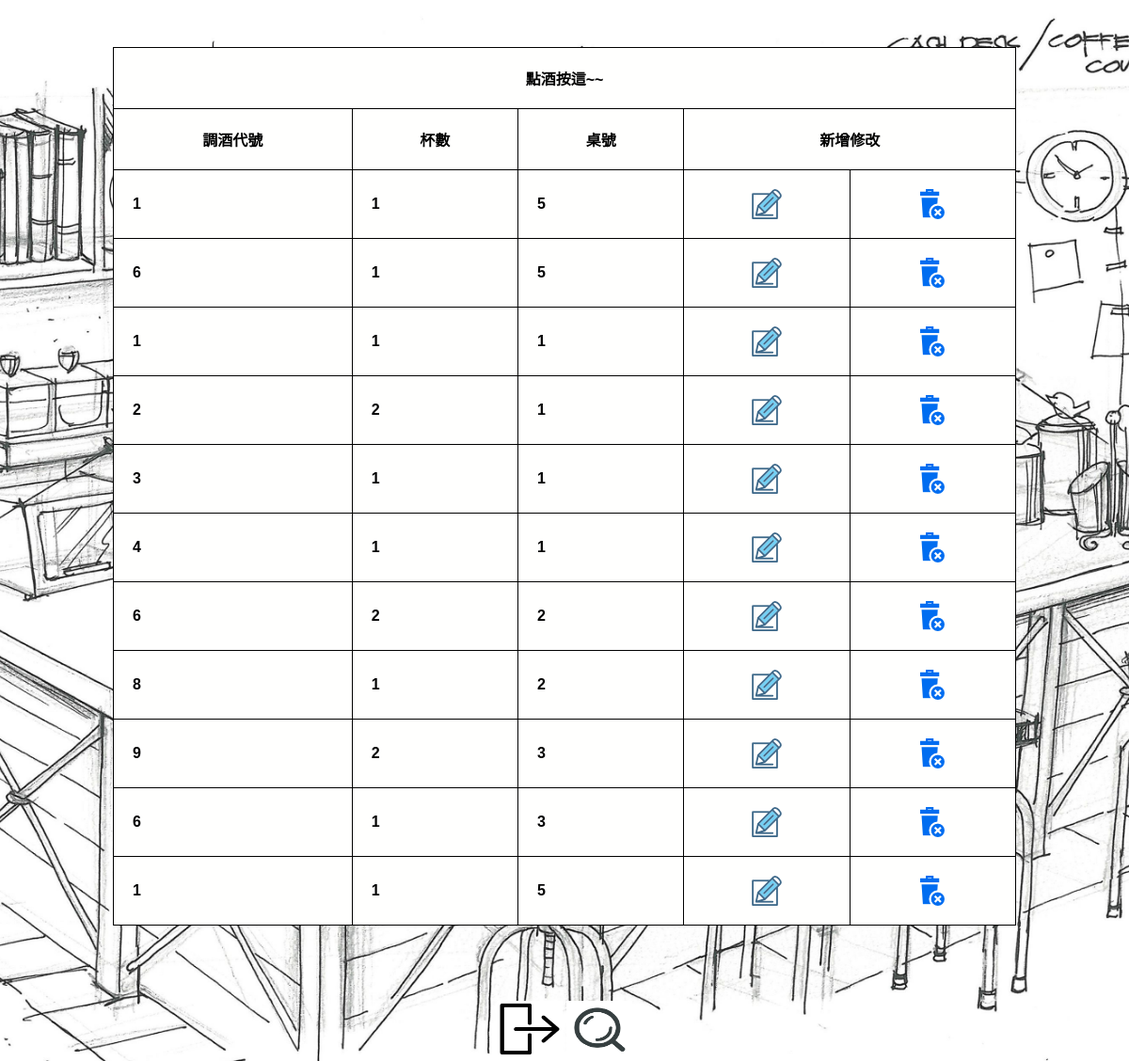
The app's page /main2.php with its own data.
### tables this page shows
CREATE TABLE `bbb` (
  `A` int(11) NOT NULL,
  `Name` int(11) NOT NULL,
  `count` int(11) NOT NULL,
  `number` varchar(20) NOT NULL,
  `id` int(10) NOT NULL
);

### main2.php (the view, shortened to what this page needs)
<?php
include_once 'dbconfig.php';
?>
<!DOCTYPE html PUBLIC "-//W3C//DTD XHTML 1.0 Transitional//EN" "http://www.w3.org/TR/xhtml1/DTD/xhtml1-transitional.dtd">
<html xmlns="http://www.w3.org/1999/xhtml">
<head>
<link rel="stylesheet" href="new.css" type="text/css" />
</head>
<body>
<center>
<div id="body">
 <div id="content ">
    <table align="center"  bgcolor="fffffe" >
    <tr>
    <th colspan="6"><a href="add_data2.php">點酒按這~~</a></th>
    </tr>
    <th>調酒代號</th>
    <th>杯數</th>
    <th>桌號</th>
    <th colspan="2">新增修改</th>
    <?php
 $sql_query="SELECT * FROM bbb";
 $result_set = mysqli_query($link, $sql_query);
 while ($row = mysqli_fetch_row($result_set))
 {
  ?>
        <tr>
        <td><?php echo $row[1]; ?></td>
        <td><?php echo $row[2]; ?></td>
        <td><?php echo $row[3]; ?></td>
		<td align="center"><a href="javascript:edt_id('<?php echo $row[0]; ?>')"><img src="b_edit.png" align="EDIT" /></a></td>
        <td align="center"><a href="javascript:delete_id('<?php echo $row[0]; ?>')"><img src="b_drop.png" align="DELETE" /></a></td>
        </tr>
        <?php
 }
 ?>
    </table>
    </div>
</div>
<a href="logout.php" ><img src="out.png"width="70"  height="60" ></a>
<a href="30.html"><img src="find.png"width="70"  height="60" ></a>
</center>
</body>
</html>

### new.css (style rules this page uses)
* { margin:0; padding:0; }
body { background-image: url(bar.jpg); background-repeat: no-repeat; background-attachment: fixed; background-position: center; background-size: cover; }
#body { margin-top:50px; }
table { width:80%; font-family:Tahoma, Geneva, sans-serif; font-weight:bolder; color:#000000; margin-bottom:80px; background :"ffffff" }
table a { text-decoration:none; color:#000000; }
table,td,th { border-collapse:collapse; border:solid #000000 1px; padding:20px; background :"ffffff" }

### records on screen
bbb: Name "1", count "1", number "5"
bbb: Name "6", count "1", number "5"
bbb: Name "1", count "1", number "1"
bbb: Name "2", count "2", number "1"
bbb: Name "3", count "1", number "1"
bbb: Name "4", count "1", number "1"
bbb: Name "6", count "2", number "2"
bbb: Name "8", count "1", number "2"
bbb: Name "9", count "2", number "3"
bbb: Name "6", count "1", number "3"
bbb: Name "1", count "1", number "5"
